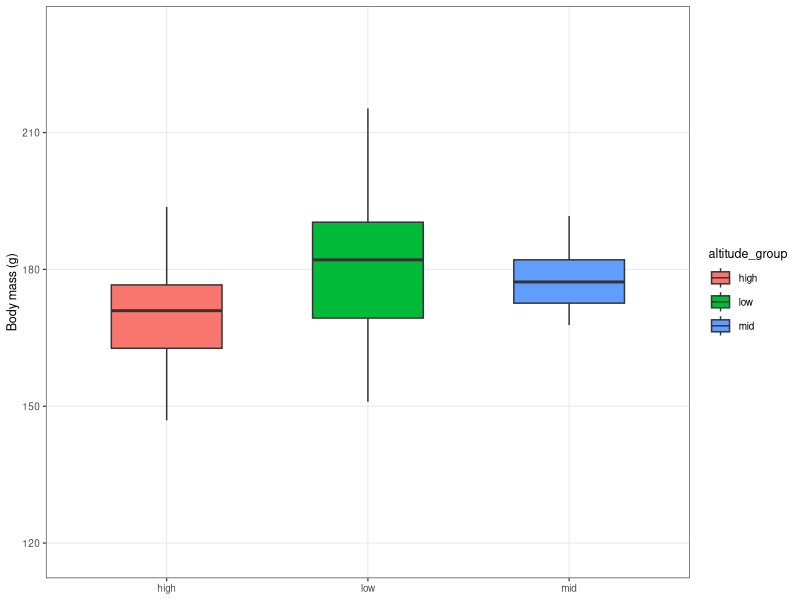

Source code (R):
library(readr); library(ggplot2)
pika <- read_csv(here::here("assets/data/pika_physiology.csv"),
                 show_col_types = FALSE)
p <- ggplot(pika, aes(altitude_group, body_mass_g, fill = altitude_group)) +
  geom_boxplot(width = .55, outlier.shape = NA) +
  labs(x = NULL, y = "Body mass (g)") +
  theme_bw(base_size = 9) +
  theme(panel.grid.minor = element_blank(),
        strip.background = element_blank())
class(p$theme)
p$theme$text$size
